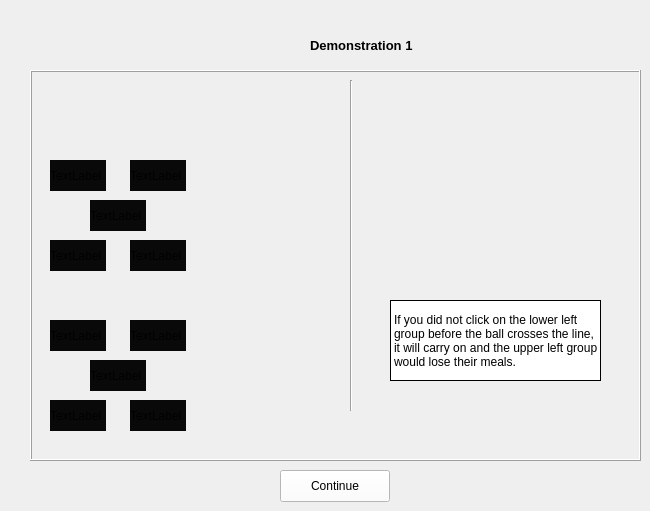
    <widget class="QWidget" name="pageFootbridgeDemo1">
     <widget class="QFrame" name="frame_2">
      <property name="geometry">
       <rect>
        <x>30</x>
        <y>70</y>
        <width>611</width>
        <height>391</height>
       </rect>
      </property>
      <property name="styleSheet">
       <string notr="true">background-color: rgb(239, 239, 239);</string>
      </property>
      <property name="frameShape">
       <enum>QFrame::Box</enum>
      </property>
      <property name="frameShadow">
       <enum>QFrame::Raised</enum>
      </property>
      <widget class="QLabel" name="ballFootbridgeDemo1">
       <property name="geometry">
        <rect>
         <x>540</x>
         <y>130</y>
         <width>41</width>
         <height>41</height>
        </rect>
       </property>
       <property name="text">
        <string/>
       </property>
       <property name="pixmap">
        <pixmap>ball.png</pixmap>
       </property>
       <property name="scaledContents">
        <bool>true</bool>
       </property>
      </widget>
      <widget class="QFrame" name="groupFootbridgeDemo1">
       <property name="geometry">
        <rect>
         <x>10</x>
         <y>80</y>
         <width>150</width>
         <height>131</height>
        </rect>
       </property>
       <property name="frameShape">
        <enum>QFrame::NoFrame</enum>
       </property>
       <property name="frameShadow">
        <enum>QFrame::Plain</enum>
       </property>
       <property name="lineWidth">
        <number>0</number>
       </property>
       <widget class="QLabel" name="person5_2">
        <property name="geometry">
         <rect>
          <x>10</x>
          <y>90</y>
          <width>56</width>
          <height>31</height>
         </rect>
        </property>
        <property name="styleSheet">
         <string notr="true">background-color: rgb(9, 9, 9);</string>
        </property>
        <property name="text">
         <string>TextLabel</string>
        </property>
       </widget>
       <widget class="QLabel" name="person1_2">
        <property name="geometry">
         <rect>
          <x>10</x>
          <y>10</y>
          <width>56</width>
          <height>31</height>
         </rect>
        </property>
        <property name="styleSheet">
         <string notr="true">background-color: rgb(9, 9, 9);</string>
        </property>
        <property name="text">
         <string>TextLabel</string>
        </property>
       </widget>
       <widget class="QLabel" name="person2_2">
        <property name="geometry">
         <rect>
          <x>90</x>
          <y>90</y>
          <width>56</width>
          <height>31</height>
         </rect>
        </property>
        <property name="styleSheet">
         <string notr="true">background-color: rgb(9, 9, 9);</string>
        </property>
        <property name="text">
         <string>TextLabel</string>
        </property>
       </widget>
       <widget class="QLabel" name="person4_2">
        <property name="geometry">
         <rect>
          <x>90</x>
          <y>10</y>
          <width>56</width>
          <height>31</height>
         </rect>
        </property>
        <property name="styleSheet">
         <string notr="true">background-color: rgb(9, 9, 9);</string>
        </property>
        <property name="text">
         <string>TextLabel</string>
        </property>
       </widget>
       <widget class="QLabel" name="person3_2">
        <property name="geometry">
         <rect>
          <x>50</x>
          <y>50</y>
          <width>56</width>
          <height>31</height>
         </rect>
        </property>
        <property name="styleSheet">
         <string notr="true">background-color: rgb(9, 9, 9);</string>
        </property>
        <property name="text">
         <string>TextLabel</string>
        </property>
       </widget>
      </widget>
      <widget class="QFrame" name="groupSacrificeFootbridgeDemo1">
       <property name="geometry">
        <rect>
         <x>10</x>
         <y>240</y>
         <width>150</width>
         <height>131</height>
        </rect>
       </property>
       <property name="frameShape">
        <enum>QFrame::NoFrame</enum>
       </property>
       <property name="frameShadow">
        <enum>QFrame::Plain</enum>
       </property>
       <property name="lineWidth">
        <number>0</number>
       </property>
       <widget class="QLabel" name="person5_5">
        <property name="geometry">
         <rect>
          <x>10</x>
          <y>90</y>
          <width>56</width>
          <height>31</height>
         </rect>
        </property>
        <property name="styleSheet">
         <string notr="true">background-color: rgb(9, 9, 9);</string>
        </property>
        <property name="text">
         <string>TextLabel</string>
        </property>
       </widget>
       <widget class="QLabel" name="person1_5">
        <property name="geometry">
         <rect>
          <x>10</x>
          <y>10</y>
          <width>56</width>
          <height>31</height>
         </rect>
        </property>
        <property name="styleSheet">
         <string notr="true">background-color: rgb(9, 9, 9);</string>
        </property>
        <property name="text">
         <string>TextLabel</string>
        </property>
       </widget>
       <widget class="QLabel" name="person2_5">
        <property name="geometry">
         <rect>
          <x>90</x>
          <y>90</y>
          <width>56</width>
          <height>31</height>
         </rect>
        </property>
        <property name="styleSheet">
         <string notr="true">background-color: rgb(9, 9, 9);</string>
        </property>
        <property name="text">
         <string>TextLabel</string>
        </property>
       </widget>
       <widget class="QLabel" name="person4_5">
        <property name="geometry">
         <rect>
          <x>90</x>
          <y>10</y>
          <width>56</width>
          <height>31</height>
         </rect>
        </property>
        <property name="styleSheet">
         <string notr="true">background-color: rgb(9, 9, 9);</string>
        </property>
        <property name="text">
         <string>TextLabel</string>
        </property>
       </widget>
       <widget class="QLabel" name="person3_5">
        <property name="geometry">
         <rect>
          <x>50</x>
          <y>50</y>
          <width>56</width>
          <height>31</height>
         </rect>
        </property>
        <property name="styleSheet">
         <string notr="true">background-color: rgb(9, 9, 9);</string>
        </property>
        <property name="text">
         <string>TextLabel</string>
        </property>
       </widget>
      </widget>
      <widget class="QLabel" name="infoLabelFootbridgeDemo1">
       <property name="geometry">
        <rect>
         <x>360</x>
         <y>230</y>
         <width>211</width>
         <height>81</height>
        </rect>
       </property>
       <property name="font">
        <font>
         <family>Arial</family>
        </font>
       </property>
       <property name="autoFillBackground">
        <bool>false</bool>
       </property>
       <property name="styleSheet">
        <string notr="true">background-color: rgb(255, 255, 255);</string>
       </property>
       <property name="frameShape">
        <enum>QFrame::Box</enum>
       </property>
       <property name="text">
        <string>If you did not click on the lower left group before the ball crosses the line, it will carry on and the upper left group would lose their meals.</string>
       </property>
       <property name="wordWrap">
        <bool>true</bool>
       </property>
      </widget>
      <widget class="Line" name="lineFootbridgeDemo1">
       <property name="geometry">
        <rect>
         <x>320</x>
         <y>10</y>
         <width>2</width>
         <height>331</height>
        </rect>
       </property>
       <property name="lineWidth">
        <number>1</number>
       </property>
       <property name="midLineWidth">
        <number>0</number>
       </property>
       <property name="orientation">
        <enum>Qt::Vertical</enum>
       </property>
      </widget>
      <zorder>lineFootbridgeDemo1</zorder>
      <zorder>groupFootbridgeDemo1</zorder>
      <zorder>groupSacrificeFootbridgeDemo1</zorder>
      <zorder>infoLabelFootbridgeDemo1</zorder>
      <zorder>ballFootbridgeDemo1</zorder>
     </widget>
     <widget class="QLabel" name="label_7">
      <property name="geometry">
       <rect>
        <x>310</x>
        <y>30</y>
        <width>121</width>
        <height>31</height>
       </rect>
      </property>
      <property name="font">
       <font>
        <family>Arial</family>
        <pointsize>10</pointsize>
        <weight>75</weight>
        <bold>true</bold>
       </font>
      </property>
      <property name="text">
       <string>Demonstration 1</string>
      </property>
     </widget>
     <widget class="QPushButton" name="continueFootbridgeDemo1Button">
      <property name="geometry">
       <rect>
        <x>280</x>
        <y>470</y>
        <width>110</width>
        <height>32</height>
       </rect>
      </property>
      <property name="font">
       <font>
        <family>Arial</family>
       </font>
      </property>
      <property name="autoFillBackground">
       <bool>false</bool>
      </property>
      <property name="styleSheet">
       <string notr="true">background-color: rgb(255, 255, 255);</string>
      </property>
      <property name="text">
       <string>Continue</string>
      </property>
     </widget>
     <widget class="QLabel" name="label_27">
      <property name="geometry">
       <rect>
        <x>0</x>
        <y>-20</y>
        <width>131</width>
        <height>91</height>
       </rect>
      </property>
      <property name="text">
       <string/>
      </property>
      <property name="pixmap">
       <pixmap>ucl-logo.jpg</pixmap>
      </property>
      <property name="scaledContents">
       <bool>true</bool>
      </property>
     </widget>
    </widget>
